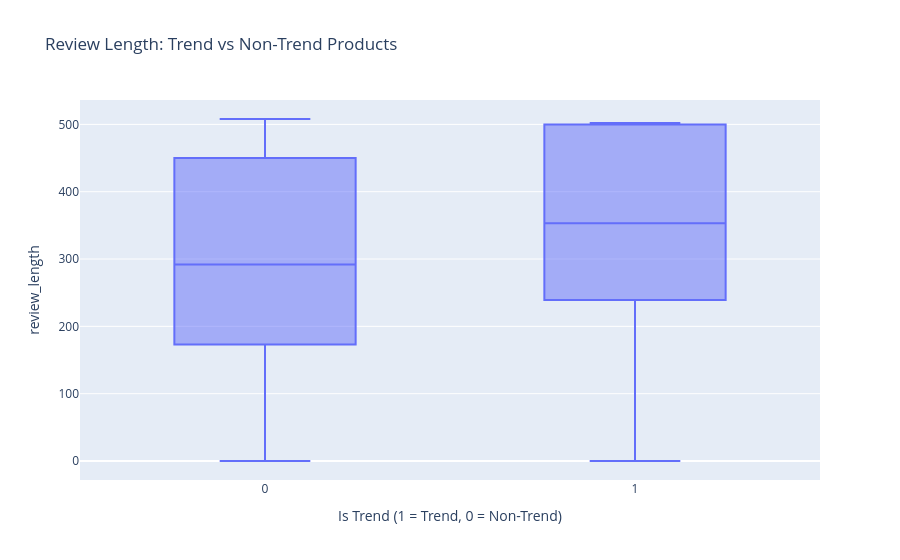

Write notebook code for a chart like this one.
### Code cell
fig = px.box(
    df,
    x="is_trend",
    y="review_length",
    title="Review Length: Trend vs Non-Trend Products",
    labels={"is_trend": "Is Trend (1 = Trend, 0 = Non-Trend)"}
)

fig.show()

### Figure 1 — Plotly figure (JSON) as saved in the notebook; plotly's stock layout.template omitted (floating-point values rounded to 4 significant figures; data arrays with more than 128 entries replaced by an {"elided": "..."} marker saying what was removed)
{"data": [{"alignmentgroup": "True", "hovertemplate": "Is Trend (1 = Trend, 0 = Non-Trend)=%{x}<br>review_length=%{y}<extra></extra>", "legendgroup": "", "marker": {"color": "#636efa"}, "name": "", "notched": false, "offsetgroup": "", "orientation": "v", "showlegend": false, "type": "box", "x": {"elided": "23472 int values"}, "x0": " ", "xaxis": "x", "y": {"elided": "23472 int values"}, "y0": " ", "yaxis": "y"}], "layout": {"boxmode": "group", "legend": {"tracegroupgap": 0}, "title": {"text": "Review Length: Trend vs Non-Trend Products"}, "xaxis": {"anchor": "y", "domain": [0, 1], "title": {"text": "Is Trend (1 = Trend, 0 = Non-Trend)"}}, "yaxis": {"anchor": "x", "domain": [0, 1], "title": {"text": "review_length"}}}}
